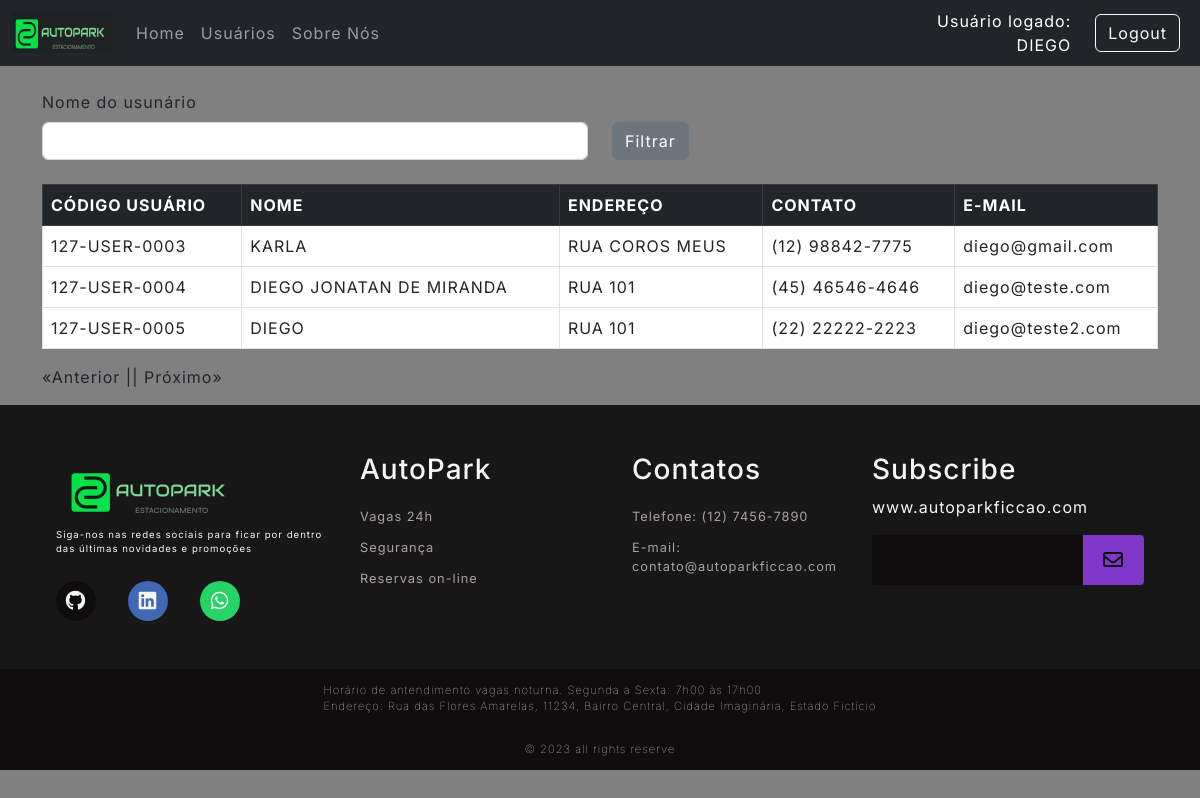
/user/list (signed in), run on an earlier commit of the app's database.
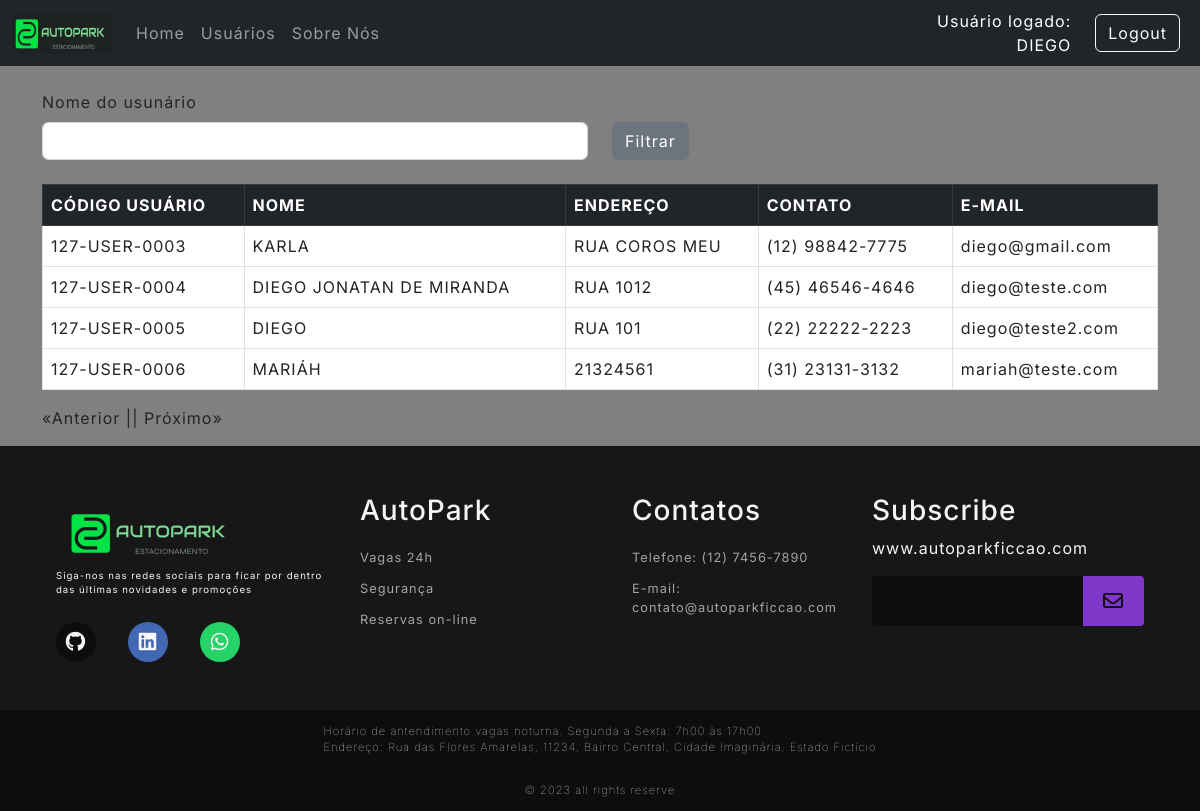
And on a later commit of the database.
### Src/Model/BancoDados.py (models this page shows, shortened)
class Usuarios(UserMixin,db.Model):
  __tablename__= "Usuarios"
  id = db.Column(db.Integer, primary_key=True, autoincrement=True)
  cpf = db.Column(db.Integer, unique=True)
  codUser = db.Column(db.Integer, unique=True)
  nome = db.Column(db.String(150))
  endereco = db.Column(db.String(150))
  contato = db.Column(db.String(150))
  email = db.Column(db.String(150))
  senha = db.Column(db.String(150))
  status = db.Column(db.String(3))

### Src/View/User.py (the view)
@User.route('/list', defaults={'page':1}, methods=['GET'])
@User.route('/list/<int:page>', methods=['GET'])
@login_required
def listUser(page):
  _userFilter=request.values.get('nomeUsuario')
  if _userFilter == 'None' or _userFilter is None:
    _userFilter=""
  return render_template('listaUsuarios.html', listData=UserController.List(page,_userFilter),_nomeUser=_userFilter)

### Src/Controller/Users.py (called while the page is built)
  def List(page,_userFilter, per_page=15):
    if len(_userFilter)<1 :
      query = Usuarios.query.paginate(page=page, per_page=per_page)
      queryCount = Usuarios.query.count()
    else:
      query = Usuarios.query.filter(Usuarios.nome.like('%'+_userFilter+'%')).paginate(page=page, per_page=per_page)
      queryCount = Usuarios.query.count()
    return {
      "regUser": query,
      "count": queryCount,
      "page": page,
      "per_page": per_page
    }

### Src/View/Login.py (called while the page is built)
@login_manager.user_loader
def load_user(employee_id):
  usuario = Usuarios.query.filter_by(id=employee_id).first()
  return usuario

### Templates/listaUsuarios.html (shortened to what this page needs)
{% extends 'base.html' %}
{% block conteudo %}
<br>
<div class="row">
    <label class="form-label" for="form3Example4">Nome do usunário</label>
    <fieldset class="form-group col-md-6">
        <form action="{{url_for('router.user.listUser')}}" method="GET">
            <input type="text" class="form-control" name="nomeUsuario" value="{{_nomeUser}}">
    </fieldset>
    <fieldset class="form-group col-md-4">
        <button type="submit" class="btn btn-secondary">Filtrar</button>
    </fieldset>
</div>
<br>
<div class="bg-white ">
  <table class="table table-bordered table-hover">
    <thead class="table-dark">
      <tr>
        <th scope="col">CÓDIGO USUÁRIO</th>
        <th scope="col">NOME</th>
        <th scope="col">ENDEREÇO</th>
        <th scope="col">CONTATO</th>
        <th scope="col">E-MAIL</th>
      </tr>
    </thead>
    <tbody>
      {% for registro in listData['regUser'].items %}
      {% if not registro.nome == "ADMIN" %}
      <tr>
        <td>{{registro.codUser}}</td>
        <td>{{registro.nome}}</td>
        <td>{{registro.endereco}}</td>
        <td>{{registro.contato}}</td>
        <td>{{registro.email}}</td>
      </tr>
      {% endif %}
      {% endfor %}
    </tbody>
  </table>
</div>
<div style="display: flex;">
    {% if listData['regUser'].has_prev %}
    <a href="{{listData['regUser'].prev_num}}?nomeUsuario={{_nomeUser}}">«Anterior |</a>
    {% else %}
    <p>«Anterior |</p>
    {% endif %}
    {% if listData['regUser'].has_next %}
      {% if listData['page'] == 1%}
        <a href="list/{{listData['regUser'].next_num}}?nomeUsuario={{_nomeUser}}">| Próximo»</a>
      {% else %}
        <a href="{{listData['regUser'].next_num}}?nomeUsuario={{_nomeUser}}">| Próximo»</a>
      {% endif %}
    {% else %}
    <p>| Próximo»</p>
    {% endif %}
</div>
{% endblock conteudo %}

### Templates/base.html (shortened to what this page needs)
<!DOCTYPE html>
<html lang="pt-br">
<head>
  <link rel="stylesheet" href="https://cdn.jsdelivr.net/npm/bootstrap@5.2.3/dist/css/bootstrap.min.css"
>
  <link rel="stylesheet" href="https://cdnjs.cloudflare.com/ajax/libs/font-awesome/6.4.2/css/all.min.css"
 />
  <link rel="stylesheet" href="{{url_for('static', filename='style.css')}}">
</head>
<body>
  <header>
    {% include 'top.html' %}
  </header>
  <main class="main-auto">
    <div class="container">
      {% block conteudo %}
      {% endblock conteudo %}
    </div>
  </main>
  <footer>
    {% include 'footer.html' %}
  </footer>
</body>
</html>

### Templates/top.html
<div id="containers">
    <nav class="navbar navbar-expand-lg navbar-dark bg-dark">
        <div class="container-fluid">
            <a class="navbar-brand" href="{{url_for('router.home.index')}}">
                <img src="{{url_for('static', filename='Images/LogoNavi.png')}}" style="width: 100px; height: 40px;">
            </a>
            <div class="collapse navbar-collapse" id="navbarSupportedContent">
                <ul class="navbar-nav me-auto mb-2 mb-lg-0">
                    <li class="nav-item">
                        <a class="nav-link" href="{{url_for('router.home.index')}}">Home</a>
                    </li>
                    {% if current_user.nome == "ADMIN" %}
                    <li class="nav-item">
                        <a class="nav-link" href="{{url_for('router.traffic.list')}}">Registros</a>
                    </li>
                    <li class="nav-item">
                        <a class="nav-link" href="{{url_for('router.user.listUser')}}">Usuários</a>
                    </li>
                    <li class="nav-item">
                        <a class="nav-link" href="{{url_for('router.cadCartao.ListCartao')}}">Cartão RFID</a>
                    </li>
                    {% elif current_user.nome  %}
                    <li class="nav-item">
                        <a class="nav-link" href="{{ url_for('router.user.listUser')}}">Usuários</a>
                    </li>
                    {% elif current_user.nome  %}
                    <li class="nav-item">
                        <a class="nav-link" href="{{url_for('router.user.listUser')}}">Usuários</a>
                    </li>
                    {% endif %}
                    <li class="nav-item" style="width: 120px;">
                        <a class="nav-link" href="{{url_for('router.about.sobre')}}">Sobre Nós</a>
                    </li>
                </ul>
                {% if not current_user.nome %}
                <div class="text-end" style="width: 200px;">
                    <a type="button" class="btn btn-outline-light me-2"
                        href="{{url_for('router.login.login')}}">Login</a>
                </div>
                {% else %}
                <div class="text-end me-4" style="text-align:right; color:white; width:300px ">
                    Usuário logado:<br>{{current_user.nome}}
                </div>
                <div class="text-end">
                    <a type="button" class="btn btn-outline-light me-2"
                        href="{{url_for('router.login.logout')}}">Logout</a>
                </div>
                {% endif %}
            </div>
        </div>
    </nav>
</div>

### Templates/footer.html (shortened to what this page needs)
  <div id="footer_content">
      <div id="footer_contacts">
          <img src="{{url_for('static', filename='Images/LogoFooter.png')}}">
          <p>Siga-nos nas redes sociais para ficar por dentro das últimas novidades e promoções</p>
          <div id="footer_social_media">
              <a href="#" class="footer-link" id="github">
                <i class="fa-brands fa-github"></i>
              </a>
              <a href="#" class="footer-link" id="linkedin">
                <i class="fa-brands fa-linkedin"></i>
              </a>
              <a href="#" class="footer-link" id="whatsapp">
                <i class="fa-brands fa-whatsapp"></i>
              </a>
          </div>
      </div>
          <ul class="footer-list">
            <li>              <h3>AutoPark</h3>            </li>
            <li> <a href="#" class="footer-link">Vagas 24h</a>      </li>
            <li>
              <a href="#" class="footer-link">Segurança</a>
            </li>
            <li>
              <a href="#" class="footer-link">Reservas on-line</a>
            </li>
          </ul>
          <ul class="footer-list">
            <li>
              <h3>Contatos</h3>
            </li>
            <li>
              <a class="footer-link">Telefone: (12) 7456-7890</a>
            </li>
            <li>
              <a href="#" class="footer-link">E-mail: contato@autoparkficcao.com</a>
            </li>
          </ul>
          <div id = "footer_subscribe">
            <h3>Subscribe</h3>
            <p>
              www.autoparkficcao.com
            </p>
            <div id="input_group">
              <input type="email" id="email">
              <button><i class="fa-regular fa-envelope"></i></button>
            </div>
          </div>
  </div>
  <div id="footer_endereco">
    Horário de antendimento vagas noturna. Segunda a Sexta: 7h00 às 17h00
    <br>
    Endereço: Rua das Flores Amarelas, 11234, Bairro Central, Cidade Imaginária, Estado Fictício
  </div>
  <div id="footer_copyright">
      &#169
      2023 all rights reserve
  </div>

### Public/style.css (style rules this page uses)
:root { --color-neutral-0: #0e0c0c; --color-neutral-10: #171717; --color-neutral-30: #a8a29e; --color-neutral-40: #f5f5f5; --color-neutral-50: #808080; }
* { font-family: 'Inter', sans-serif; margin: 0; padding: 0; box-sizing: border-box; letter-spacing: 1px; }
body { background: var(--color-neutral-50); }
main { height: auto; }
footer { bottom: 0; width: 100%; color: var(--color-neutral-40); }
.footer-link { text-decoration: none; }
#footer_content { background-color: var(--color-neutral-10); display: grid; grid-template-columns: repeat(4, 1fr); padding: 3rem 3.5rem; }
#footer_contacts p { font-size: 0.6rem; }
#footer_social_media { display: flex; gap: 2rem; margin-top: 1.5rem; }
#footer_social_media .footer-link { display: flex; align-items: center; justify-content: center; height: 2.5rem; width: 2.5rem; color: var(--color-neutral-40); border-radius: 50%; transition: all 0.4s; }
#footer_social_media .footer-link i { font-size: 1.25rem; }
#github { background-color: #0e0c0c; }
#linkedin { background-color: #4267b3; }
#whatsapp { background-color: #25d366; }
.footer-list { display: flex; flex-direction: column; gap: 0.75rem; list-style: none; font-size: 0.8rem; }
.footer-list .footer-link { color: var(--color-neutral-30); transition: all 0.4s; }
#input_group { display: flex; align-items: center; background-color: var(--color-neutral-0); border-radius: 4px; }
#input_group input { all: unset; padding: 0.75rem; width: 100%; }
#input_group button { background-color: #7f37c9; border: none; color: var(--color-neutral-0); padding: 0px 1.25rem; font-size: 1.25rem; height: 50px; border-radius: 0px 4px 4px 0px; cursor: pointer; transition: all 0.4s; }
#footer_copyright { display: flex; justify-content: center; background-color: var(--color-neutral-0); font-size: 0.7rem; padding: 0.8rem; font-weight: 50; }
#footer_endereco { display: flex; justify-content: center; background-color: var(--color-neutral-0); font-size: 0.7rem; padding: 0.8rem; font-weight: 10; }

What changed in the data, as far as the page shows it:
changed Usuarios "127-USER-0003": endereco "RUA COROS MEUS" → "RUA COROS MEU"
changed Usuarios "127-USER-0004": endereco "RUA 101" → "RUA 1012"
added Usuarios: codUser "127-USER-0006", nome "MARIÁH", endereco "21324561", contato "(31) 23131-3132", email "mariah@teste.com"
